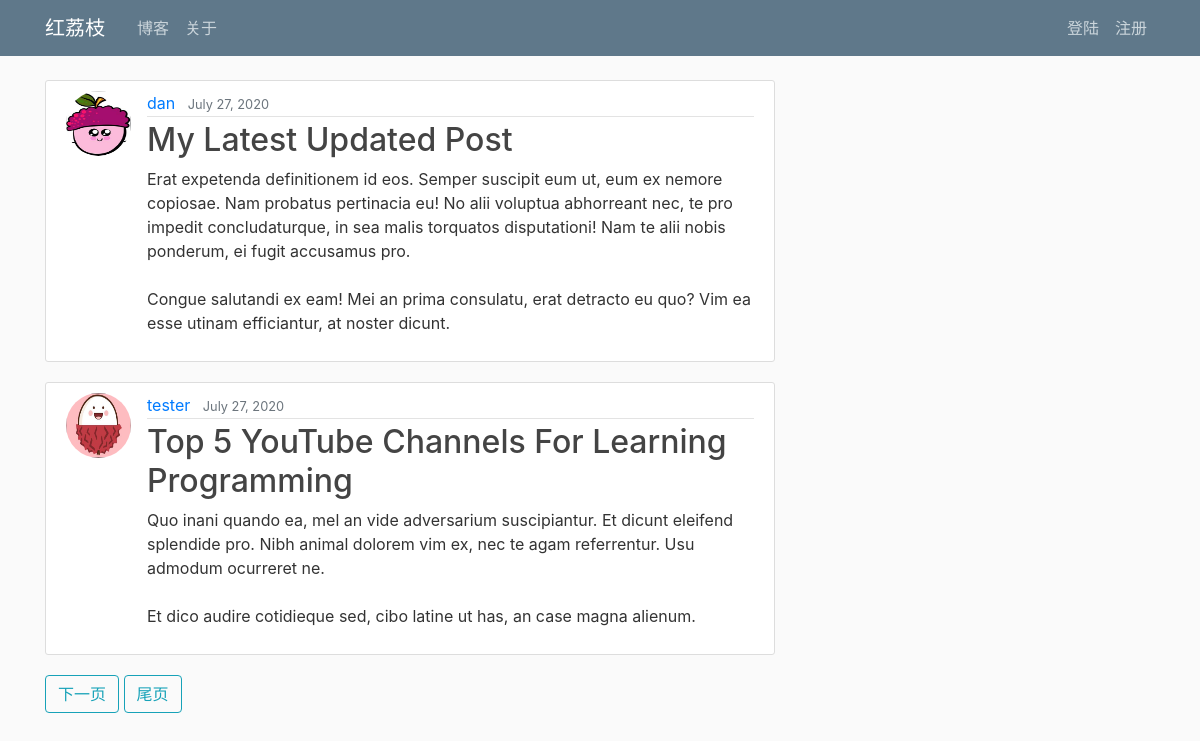
Screenshot of /blog/ with the database file from the repository.
### blog/models.py (models this page shows, shortened)
class Blog(models.Model):
    author      = models.ForeignKey(User, on_delete=models.CASCADE)
    date_posted = models.DateTimeField(default=timezone.now)
    title       = models.CharField(max_length=100)
    content     = models.TextField()
    image       = models.ImageField(upload_to = "blog_img/", blank=True)

### user/models.py (models this page shows, shortened)
class Profile(models.Model):
    user = models.OneToOneField(User, on_delete=models.CASCADE)
    image = models.ImageField(default='default.jpg', upload_to='user/profile_pics')

### blog/views.py (the view)
# urls.py: path('', BlogListView.as_view(), name='blog_home'),
class BlogListView(ListView):
    model = Blog
    template_name = 'blog/blog_home.html'
    context_object_name = 'blogs'
    ordering = ['-date_posted']
    paginate_by = 2

### blog/templates/blog/blog_home.html (shortened to what this page needs)
{% extends 'page/page_base.html' %}
{% block content %}
    {% for blog in blogs %}
        <article class="media content-section">
            <img class="rounded-circle article-img" src="{{ blog.author.profile.image.url }}">
            <div class="media-body">
                <div class="article-metadata">
                    <a class="mr-2" href="{% url 'blog_user_blogs' blog.author.username %}">{{ blog.author }}</a>
                    <small class="text-muted">{{ blog.date_posted|date:"F d, Y" }}</small>
                </div>
                <h2><a class="article-title" href="{% url 'blog_detail' blog.id %}">{{ blog.title }}</a></h2>
                <p class="article-content">{{ blog.content }}</p>
            </div>
        </article>
    {% endfor %}
    {% if is_paginated %}
        {% if page_obj.has_next %}
            <a class="btn btn-outline-info mb-4" href="?page={{ page_obj.next_page_number }}">下一页</a>
            <a class="btn btn-outline-info mb-4" href="?page={{ page_obj.paginator.num_pages }}">尾页</a>
        {% endif %}
    {% endif %}
{% endblock %}

### page/static/page/main.css (style rules this page uses)
body { background: #fafafa; color: #333333; margin-top: 5rem; }
h1, h2, h3, h4, h5, h6 { color: #444444; }
.content-section { background: #ffffff; padding: 10px 20px; border: 1px solid #dddddd; border-radius: 3px; margin-bottom: 20px; }
.article-title { color: #444444; }
.article-content { white-space: pre-line; }
.article-img { height: 65px; width: 65px; margin-right: 16px; }
.article-metadata { padding-bottom: 1px; margin-bottom: 4px; border-bottom: 1px solid #e3e3e3 }

### rows the page displays
Blog: author.profile.image (picture), author "dan", date_posted "July 27, 2020", title "My Latest Updated Post", content "Erat expetenda definitionem id eos. Semper suscipit eum ut, eum ex nemore copiosae. Nam probatus pertinacia eu! No alii voluptua abhorreant nec, te pro impedit concludaturque, in sea malis torquatos disputationi! Nam te alii nobis ponderum, ei fugit accusamus pro. Congue salutandi ex eam! Mei an prima consulatu, erat detracto eu quo? Vim ea esse utinam efficiantur, at noster dicunt."
Blog: author.profile.image (placeholder picture), author "tester", date_posted "July 27, 2020", title "Top 5 YouTube Channels For Learning Programming", content "Quo inani quando ea, mel an vide adversarium suscipiantur. Et dicunt eleifend splendide pro. Nibh animal dolorem vim ex, nec te agam referrentur. Usu admodum ocurreret ne. Et dico audire cotidieque sed, cibo latine ut has, an case magna alienum."
